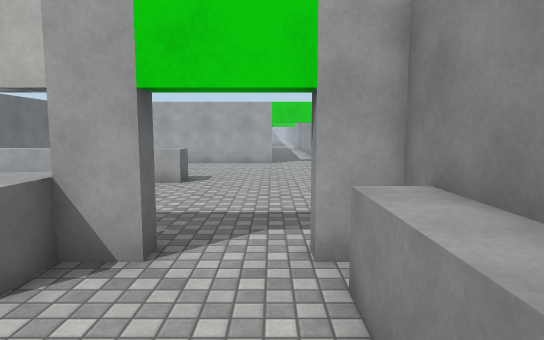
View 1 (above)

16 first-person views from a walk through a Unity game level. The camera is 1.5 m above the floor, tilts 6° down and sees 75° across. The floor is counted in squares, 1 m on a side. Each view is taken from the middle of a square. On the plan, view 1 faces up. The plan holds only what a view shows up to about 16 squares ahead; the rest is blank. The place goes on beyond the plan. The player is left out. Surface patterns are stand-ins for the level's own textures.

View 2
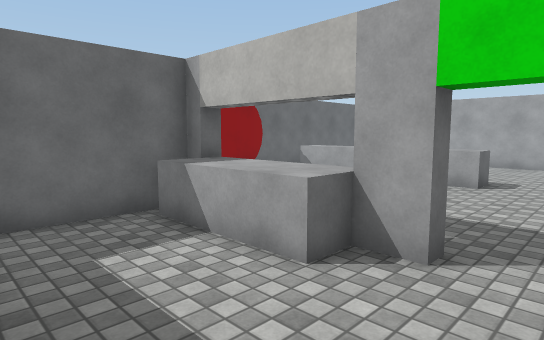

View 3
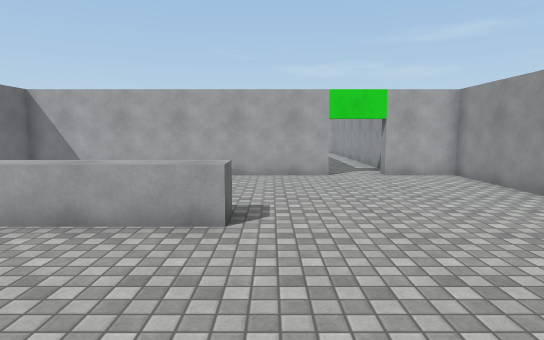

View 4
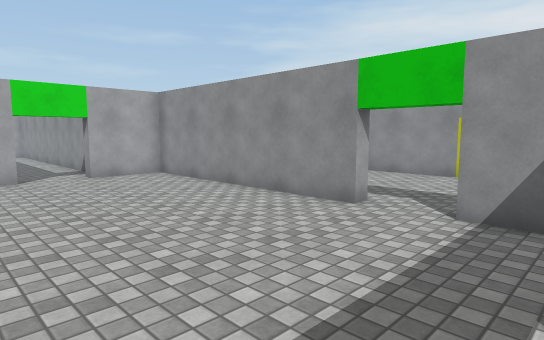

View 5
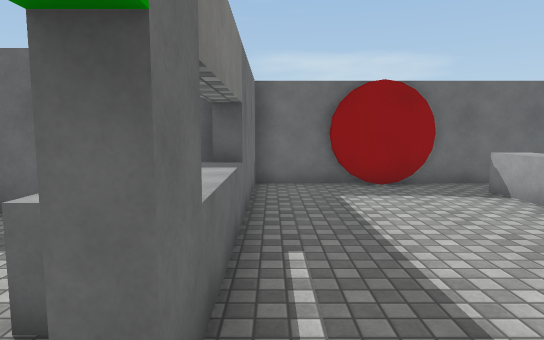

View 6
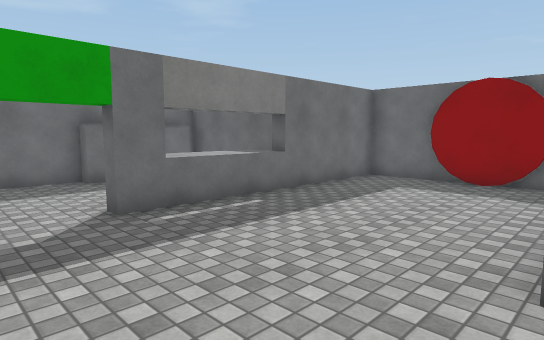

View 7
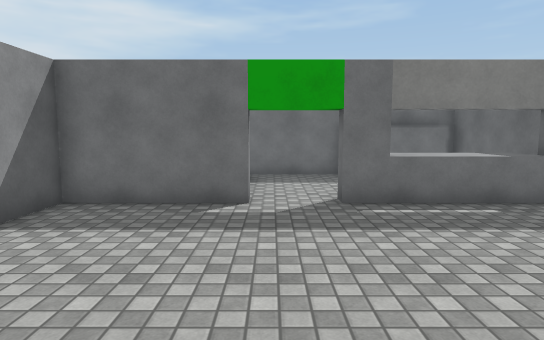

View 8
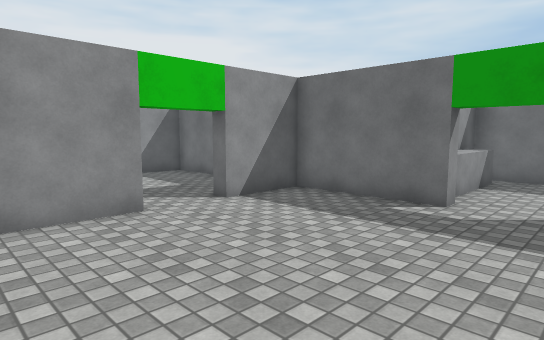

View 9
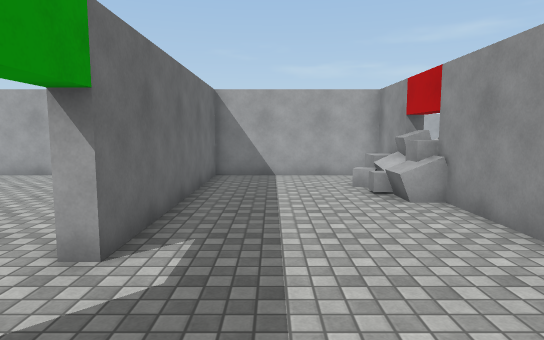

View 10
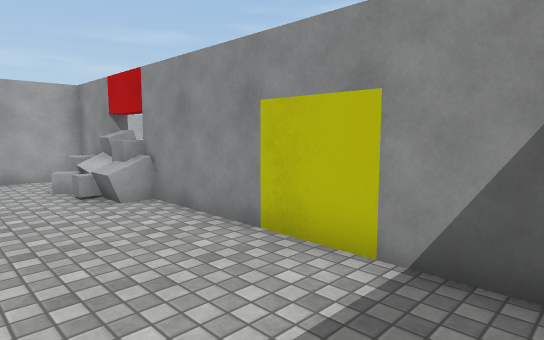

View 11
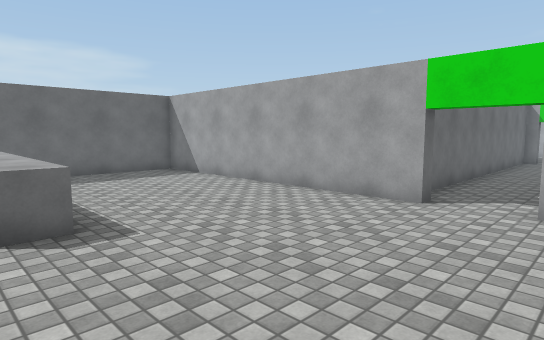

View 12
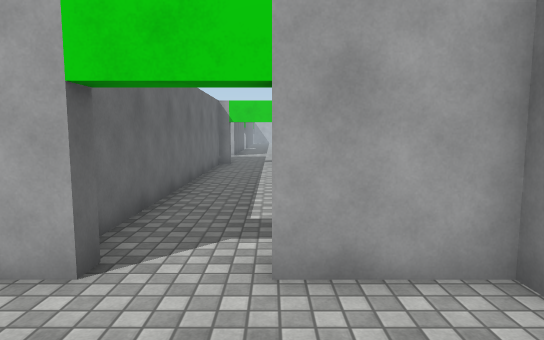

View 13
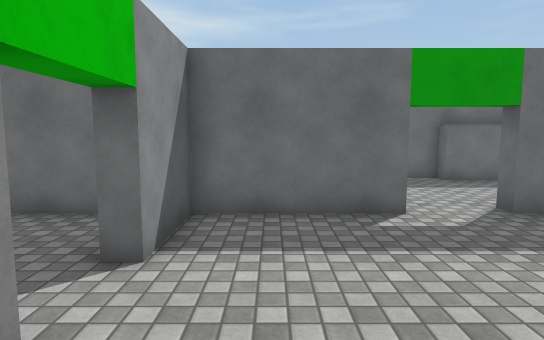

View 14
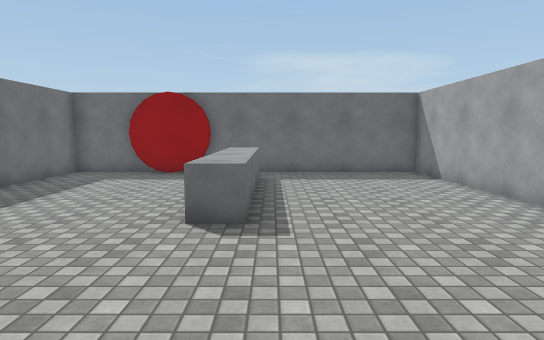

View 15
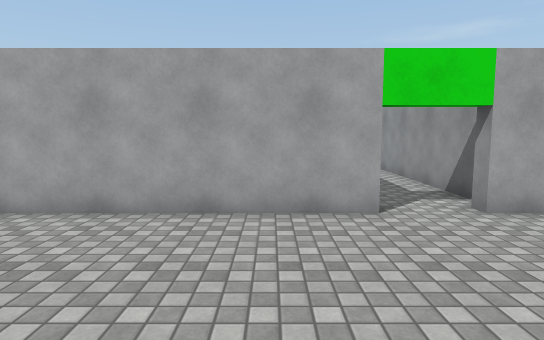

View 16
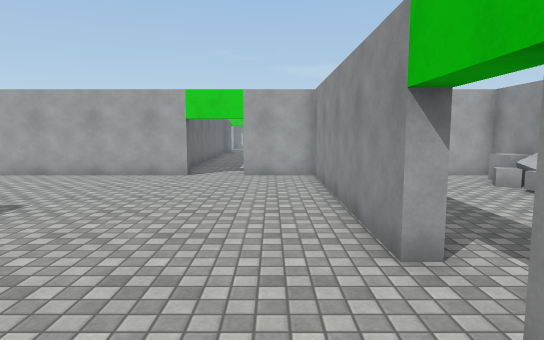

### Floor plan
Key: @ floor where view 1 was taken; # wall or solid block; . floor; = window, fence, low wall or low ledge; ^ raised ledge; O other object.
Columns run from 11 left of view 1 to 11 right of it. Each row starts with its distance up from view 1.
 23           #...#
 22           #...#
 21           #...#
 20           #...#
 19           #...#
 18 ############.##########
 17 #...............#.....#
 16 #...............#....O#
 15 #...............#....O#
 14 #...............#....OO
 13 #...............#....O#
 12 #...............#.....#
 11 #.^^^^^^^.......#.....#
 10 #...............#.....#
  9 ##..............#.....#
  8 ##....................#
  7 ##..............#.....#
  6 #...............#.....#
  5 #...............#.....#
  4 ######===#..###########
  3     #^^^^...^#
  2     #.......^#
  1     #.......^#
  0     #####..@^#
 -1     ##  ######

Where each view was taken, in squares from view 1:
view 1: 0 up, 0 right, facing up
view 2: 0 up, 0 right, facing up-left
view 3: 5 up, 2 left, facing up
view 4: 5 up, 2 left, facing up-right
view 5: 5 up, 0 right, facing left
view 6: 11 up, 1 right, facing down-left
view 7: 12 up, 0 right, facing down
view 8: 12 up, 2 left, facing down-right
view 9: 5 up, 7 right, facing up
view 10: 5 up, 7 right, facing up-right
view 11: 10 up, 3 right, facing up-left
view 12: 14 up, 2 right, facing up
view 13: 11 up, 3 right, facing down
view 14: 12 up, 3 right, facing left
view 15: 11 up, 2 left, facing up
view 16: 5 up, 3 right, facing up
